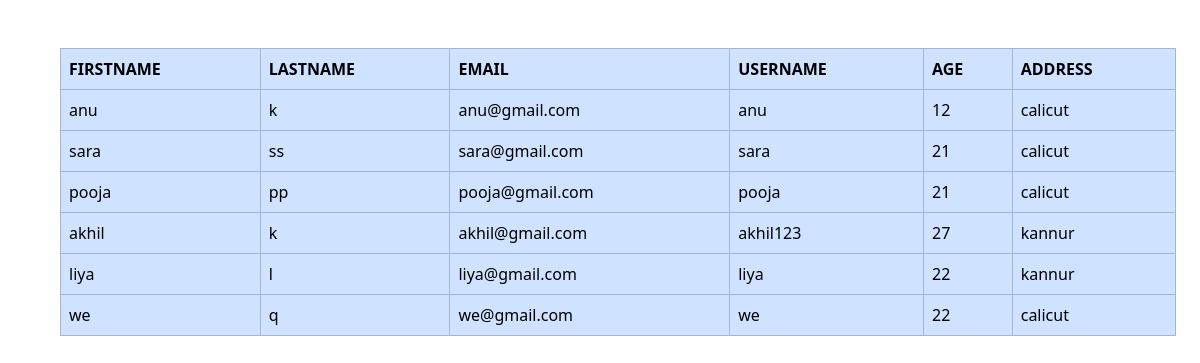
The app's page /depbystudent (signed in) with its own data.
### collegeapp/models.py (models this page shows)
class Student(models.Model):
    depid=models.ForeignKey(Department,on_delete=models.CASCADE)
    sid=models.ForeignKey(User,on_delete=models.CASCADE)
    Age=models.IntegerField()
    Address=models.CharField(max_length=100)

class User(AbstractUser):
    usertype=models.CharField(max_length=50)

### collegeapp/views.py (the view)
# urls.py: path('depbystudent',views.depbystudent,name='depbystudent'),
def depbystudent(request):
    teacher=Teacher.objects.get(tid=request.user)
    department_student=Student.objects.filter(depid=teacher.depid)
    return render(request,'department_student.html',{'x1':department_student})

### collegeapp/templates/department_student.html (shortened to what this page needs)
<!DOCTYPE html>
<html lang="en">
<head>
    <link href="https://cdn.jsdelivr.net/npm/bootstrap@5.3.3/dist/css/bootstrap.min.css" rel="stylesheet">
</head>
<body>
    <div class="container m-5">
    <table class="table table-bordered table-primary">
        <tr>
            <th>FIRSTNAME</th>
            <th>LASTNAME</th>
            <th>EMAIL</th>
            <th>USERNAME</th>
            <th>AGE</th>
            <th>ADDRESS</th>
        </tr>
        {% for i in x1 %}
        <tr>
            <td>{{i.sid.first_name}}</td>
            <td>{{i.sid.last_name}}</td>
            <td>{{i.sid.email}}</td>
            <td>{{i.sid.username}}</td>
            <td>{{i.Age}}</td>
            <td>{{i.Address}}</td>
        </tr>
        {% endfor %}
    </table>
    </div>
</body>
</html>

### records on screen
Student: sid.first_name "anu", sid.last_name "k", sid.email "anu@gmail.com", sid.username "anu", Age "12", Address "calicut"
Student: sid.first_name "sara", sid.last_name "ss", sid.email "sara@gmail.com", sid.username "sara", Age "21", Address "calicut"
Student: sid.first_name "pooja", sid.last_name "pp", sid.email "pooja@gmail.com", sid.username "pooja", Age "21", Address "calicut"
Student: sid.first_name "akhil", sid.last_name "k", sid.email "akhil@gmail.com", sid.username "akhil123", Age "27", Address "kannur"
Student: sid.first_name "liya", sid.last_name "l", sid.email "liya@gmail.com", sid.username "liya", Age "22", Address "kannur"
Student: sid.first_name "we", sid.last_name "q", sid.email "we@gmail.com", sid.username "we", Age "22", Address "calicut"
